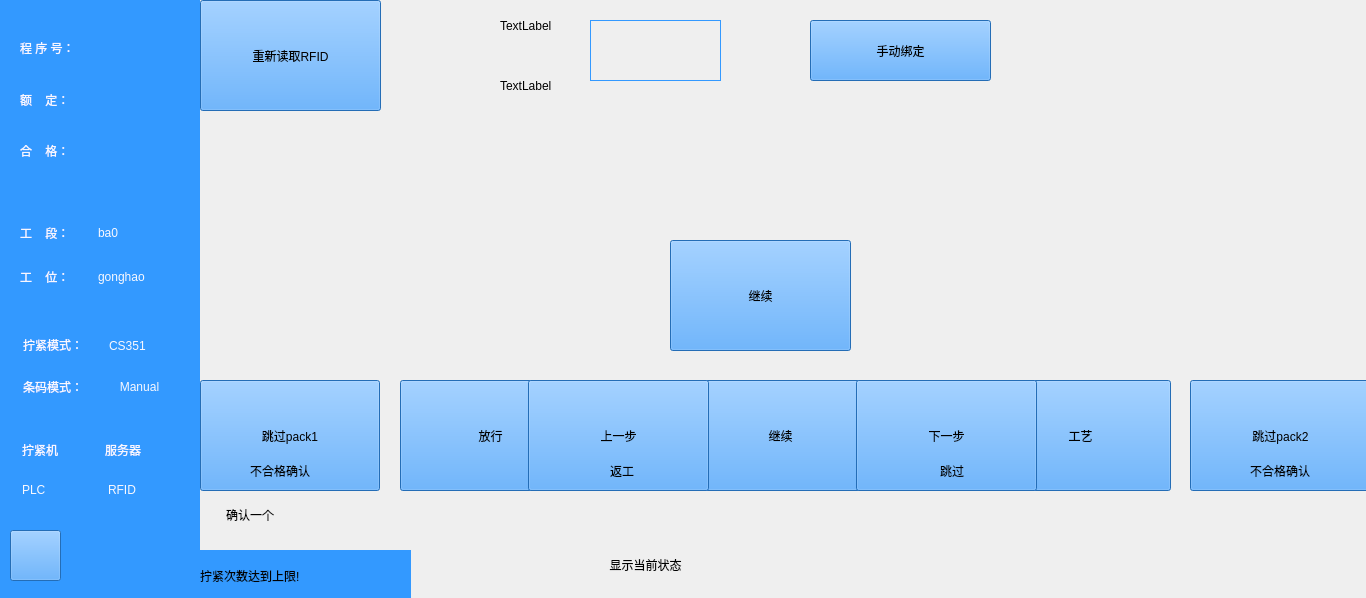
     <widget class="QWidget" name="widget_6" native="true">
      <property name="geometry">
       <rect>
        <x>0</x>
        <y>170</y>
        <width>1366</width>
        <height>598</height>
       </rect>
      </property>
      <widget class="QStackedWidget" name="stackedWidget_6">
       <property name="geometry">
        <rect>
         <x>0</x>
         <y>0</y>
         <width>1366</width>
         <height>598</height>
        </rect>
       </property>
       <property name="styleSheet">
        <string notr="true"/>
       </property>
       <property name="currentIndex">
        <number>0</number>
       </property>
       <widget class="QWidget" name="stackedWidget_6Page1">
        <widget class="QWidget" name="widget" native="true">
         <property name="geometry">
          <rect>
           <x>0</x>
           <y>0</y>
           <width>200</width>
           <height>598</height>
          </rect>
         </property>
         <property name="styleSheet">
          <string notr="true">background-color: rgb(51, 153, 255);</string>
         </property>
         <widget class="Line" name="line_2">
          <property name="geometry">
           <rect>
            <x>21</x>
            <y>191</y>
            <width>160</width>
            <height>5</height>
           </rect>
          </property>
          <property name="autoFillBackground">
           <bool>false</bool>
          </property>
          <property name="styleSheet">
           <string notr="true">border-image: url(:/LCD_CS351/LCD_CS351/logo/line.bmp);
background:transparent;</string>
          </property>
          <property name="midLineWidth">
           <number>0</number>
          </property>
          <property name="orientation">
           <enum>Qt::Horizontal</enum>
          </property>
         </widget>
         <widget class="Line" name="line_3">
          <property name="geometry">
           <rect>
            <x>20</x>
            <y>311</y>
            <width>160</width>
            <height>5</height>
           </rect>
          </property>
          <property name="styleSheet">
           <string notr="true">border-image: url(:/LCD_CS351/LCD_CS351/logo/line.bmp);
background:transparent;</string>
          </property>
          <property name="orientation">
           <enum>Qt::Horizontal</enum>
          </property>
         </widget>
         <widget class="Line" name="line">
          <property name="geometry">
           <rect>
            <x>20</x>
            <y>417</y>
            <width>160</width>
            <height>5</height>
           </rect>
          </property>
          <property name="styleSheet">
           <string notr="true">border-image: url(:/LCD_CS351/LCD_CS351/logo/line.bmp);
background:transparent;</string>
          </property>
          <property name="orientation">
           <enum>Qt::Horizontal</enum>
          </property>
         </widget>
         <widget class="QWidget" name="layoutWidget_3">
          <property name="geometry">
           <rect>
            <x>20</x>
            <y>214</y>
            <width>221</width>
            <height>81</height>
           </rect>
          </property>
          <layout class="QVBoxLayout" name="verticalLayout_2">
           <item>
            <layout class="QHBoxLayout" name="horizontalLayout_4" stretch="1,2">
             <item>
              <widget class="QLabel" name="label_4">
               <property name="styleSheet">
                <string notr="true">font: 12pt &quot;黑体&quot;;
color: rgb(248, 248, 255);</string>
               </property>
               <property name="text">
                <string>工    段：</string>
               </property>
              </widget>
             </item>
             <item>
              <widget class="QLabel" name="label_gongduan">
               <property name="styleSheet">
                <string notr="true">font: 12pt &quot;黑体&quot;;
color: rgb(248, 248, 255);</string>
               </property>
               <property name="text">
                <string>ba0</string>
               </property>
              </widget>
             </item>
            </layout>
           </item>
           <item>
            <layout class="QHBoxLayout" name="horizontalLayout_5" stretch="1,2">
             <item>
              <widget class="QLabel" name="label_5">
               <property name="styleSheet">
                <string notr="true">font: 12pt &quot;黑体&quot;;
color: rgb(248, 248, 255);</string>
               </property>
               <property name="text">
                <string>工    位：</string>
               </property>
              </widget>
             </item>
             <item>
              <widget class="QLabel" name="label_gongwei">
               <property name="styleSheet">
                <string notr="true">font: 12pt &quot;黑体&quot;;
color: rgb(248, 248, 255);</string>
               </property>
               <property name="text">
                <string>gonghao</string>
               </property>
              </widget>
             </item>
            </layout>
           </item>
          </layout>
         </widget>
         <widget class="QStackedWidget" name="stackedWidget_4">
          <property name="geometry">
           <rect>
            <x>20</x>
            <y>16</y>
            <width>181</width>
            <height>171</height>
           </rect>
          </property>
          <property name="currentIndex">
           <number>0</number>
          </property>
          <widget class="QWidget" name="stackedWidget_4Page1">
           <widget class="QWidget" name="layoutWidget5">
            <property name="geometry">
             <rect>
              <x>0</x>
              <y>67</y>
              <width>151</width>
              <height>33</height>
             </rect>
            </property>
            <layout class="QHBoxLayout" name="horizontalLayout_2">
             <item>
              <widget class="QLabel" name="label_2">
               <property name="styleSheet">
                <string notr="true">font: 12pt &quot;黑体&quot;;
color: rgb(248, 248, 255);</string>
               </property>
               <property name="text">
                <string>额    定：</string>
               </property>
              </widget>
             </item>
             <item>
              <widget class="QLabel" name="label_lsnum">
               <property name="styleSheet">
                <string notr="true">font: 12pt &quot;黑体&quot;;
color: rgb(248, 248, 255);</string>
               </property>
               <property name="text">
                <string/>
               </property>
              </widget>
             </item>
            </layout>
           </widget>
           <widget class="QWidget" name="layoutWidget4">
            <property name="geometry">
             <rect>
              <x>0</x>
              <y>118</y>
              <width>151</width>
              <height>33</height>
             </rect>
            </property>
            <layout class="QHBoxLayout" name="horizontalLayout_3">
             <item>
              <widget class="QLabel" name="label_3">
               <property name="styleSheet">
                <string notr="true">font: 12pt &quot;黑体&quot;;
color: rgb(248, 248, 255);</string>
               </property>
               <property name="text">
                <string>合    格：</string>
               </property>
              </widget>
             </item>
             <item>
              <widget class="QLabel" name="label_hege">
               <property name="styleSheet">
                <string notr="true">font: 12pt &quot;黑体&quot;;
color: rgb(248, 248, 255);</string>
               </property>
               <property name="text">
                <string/>
               </property>
              </widget>
             </item>
            </layout>
           </widget>
          </widget>
         </widget>
         <widget class="QLabel" name="label_7">
          <property name="geometry">
           <rect>
            <x>23</x>
            <y>377</y>
            <width>80</width>
            <height>19</height>
           </rect>
          </property>
          <property name="styleSheet">
           <string notr="true">font: 12pt &quot;黑体&quot;;
color: rgb(248, 248, 255);</string>
          </property>
          <property name="text">
           <string>条码模式：</string>
          </property>
         </widget>
         <widget class="QLabel" name="label_8">
          <property name="geometry">
           <rect>
            <x>22</x>
            <y>442</y>
            <width>54</width>
            <height>16</height>
           </rect>
          </property>
          <property name="styleSheet">
           <string notr="true">font: 12pt &quot;黑体&quot;;
color: rgb(248, 248, 255);</string>
          </property>
          <property name="text">
           <string>拧紧机</string>
          </property>
         </widget>
         <widget class="QLabel" name="label_ss1">
          <property name="geometry">
           <rect>
            <x>78</x>
            <y>442</y>
            <width>16</width>
            <height>16</height>
           </rect>
          </property>
          <property name="styleSheet">
           <string notr="true">border-image: url(:/LCD_CS351/LCD_CS351/35_all/69.bmp);</string>
          </property>
          <property name="text">
           <string/>
          </property>
         </widget>
         <widget class="QLabel" name="label_9">
          <property name="geometry">
           <rect>
            <x>105</x>
            <y>442</y>
            <width>54</width>
            <height>16</height>
           </rect>
          </property>
          <property name="styleSheet">
           <string notr="true">font: 12pt &quot;黑体&quot;;
color: rgb(248, 248, 255);</string>
          </property>
          <property name="text">
           <string>服务器</string>
          </property>
         </widget>
         <widget class="QLabel" name="label_ss2">
          <property name="geometry">
           <rect>
            <x>159</x>
            <y>442</y>
            <width>16</width>
            <height>16</height>
           </rect>
          </property>
          <property name="styleSheet">
           <string notr="true">border-image: url(:/LCD_CS351/LCD_CS351/35_all/69.bmp);</string>
          </property>
          <property name="text">
           <string/>
          </property>
         </widget>
         <widget class="QLabel" name="label_10">
          <property name="geometry">
           <rect>
            <x>22</x>
            <y>482</y>
            <width>54</width>
            <height>16</height>
           </rect>
          </property>
          <property name="styleSheet">
           <string notr="true">font: 12pt &quot;黑体&quot;;
color: rgb(248, 248, 255);</string>
          </property>
          <property name="text">
           <string>PLC</string>
          </property>
         </widget>
         <widget class="QLabel" name="label_ss3">
          <property name="geometry">
           <rect>
            <x>78</x>
            <y>482</y>
            <width>16</width>
            <height>16</height>
           </rect>
          </property>
          <property name="styleSheet">
           <string notr="true">border-image: url(:/LCD_CS351/LCD_CS351/35_all/69.bmp);</string>
          </property>
          <property name="text">
           <string/>
          </property>
         </widget>
         <widget class="QLabel" name="label_11">
          <property name="geometry">
           <rect>
            <x>108</x>
            <y>482</y>
            <width>54</width>
            <height>16</height>
           </rect>
          </property>
          <property name="styleSheet">
           <string notr="true">font: 12pt &quot;黑体&quot;;
color: rgb(248, 248, 255);</string>
          </property>
          <property name="text">
           <string>RFID </string>
          </property>
         </widget>
         <widget class="QLabel" name="label_ss4">
          <property name="geometry">
           <rect>
            <x>159</x>
            <y>482</y>
            <width>16</width>
            <height>16</height>
           </rect>
          </property>
          <property name="styleSheet">
           <string notr="true">border-image: url(:/LCD_CS351/LCD_CS351/35_all/69.bmp);</string>
          </property>
          <property name="text">
           <string/>
          </property>
         </widget>
         <widget class="QLabel" name="label_16">
          <property name="geometry">
           <rect>
            <x>23</x>
            <y>335</y>
            <width>80</width>
            <height>19</height>
           </rect>
          </property>
          <property name="styleSheet">
           <string notr="true">font: 12pt &quot;黑体&quot;;
color: rgb(248, 248, 255);</string>
          </property>
          <property name="text">
           <string>拧紧模式：</string>
          </property>
         </widget>
         <widget class="QLabel" name="label_tighten">
          <property name="geometry">
           <rect>
            <x>109</x>
            <y>330</y>
            <width>71</width>
            <height>31</height>
           </rect>
          </property>
          <property name="layoutDirection">
           <enum>Qt::LeftToRight</enum>
          </property>
          <property name="styleSheet">
           <string notr="true">font: 12pt &quot;黑体&quot;;
color: rgb(248, 248, 255);</string>
          </property>
          <property name="text">
           <string>CS351</string>
          </property>
          <property name="alignment">
           <set>Qt::AlignLeading|Qt::AlignLeft|Qt::AlignVCenter</set>
          </property>
         </widget>
         <widget class="QPushButton" name="pushButton_tiaoma">
          <property name="geometry">
           <rect>
            <x>109</x>
            <y>361</y>
            <width>61</width>
            <height>51</height>
           </rect>
          </property>
          <property name="focusPolicy">
           <enum>Qt::NoFocus</enum>
          </property>
          <property name="styleSheet">
           <string notr="true">font: 12pt &quot;黑体&quot;;
color: rgb(248, 248, 255);
border-image: url(:/LCD_CS351/LCD_CS351/35_all/67.bmp);</string>
          </property>
          <property name="text">
           <string>Manual</string>
          </property>
          <property name="autoDefault">
           <bool>true</bool>
          </property>
          <property name="flat">
           <bool>true</bool>
          </property>
         </widget>
         <widget class="QPushButton" name="pushButton_18">
          <property name="geometry">
           <rect>
            <x>10</x>
            <y>530</y>
            <width>51</width>
            <height>51</height>
           </rect>
          </property>
          <property name="focusPolicy">
           <enum>Qt::NoFocus</enum>
          </property>
          <property name="styleSheet">
           <string notr="true">border-image: url(:/LCD_CS351/LCD_CS351/logo/back2.png);</string>
          </property>
          <property name="text">
           <string/>
          </property>
          <property name="autoDefault">
           <bool>false</bool>
          </property>
         </widget>
         <widget class="QWidget" name="widget_pro" native="true">
          <property name="geometry">
           <rect>
            <x>20</x>
            <y>32</y>
            <width>151</width>
            <height>31</height>
           </rect>
          </property>
          <widget class="QLabel" name="label">
           <property name="geometry">
            <rect>
             <x>0</x>
             <y>1</y>
             <width>81</width>
             <height>29</height>
            </rect>
           </property>
           <property name="styleSheet">
            <string notr="true">font: 12pt &quot;黑体&quot;;
color: rgb(248, 248, 255);</string>
           </property>
           <property name="text">
            <string>程 序 号：</string>
           </property>
          </widget>
          <widget class="QLabel" name="label_pronum">
           <property name="geometry">
            <rect>
             <x>80</x>
             <y>1</y>
             <width>71</width>
             <height>29</height>
            </rect>
           </property>
           <property name="styleSheet">
            <string notr="true">font: 12pt &quot;黑体&quot;;
color: rgb(248, 248, 255);</string>
           </property>
           <property name="text">
            <string/>
           </property>
          </widget>
         </widget>
         <zorder>label_8</zorder>
         <zorder>label_ss1</zorder>
         <zorder>label_9</zorder>
         <zorder>label_ss2</zorder>
         <zorder>label_10</zorder>
         <zorder>label_ss3</zorder>
         <zorder>label_11</zorder>
         <zorder>label_ss4</zorder>
         <zorder>label_7</zorder>
         <zorder>line_2</zorder>
         <zorder>line_3</zorder>
         <zorder>line</zorder>
         <zorder>layoutWidget_3</zorder>
         <zorder>stackedWidget_4</zorder>
         <zorder>label_16</zorder>
         <zorder>label_tighten</zorder>
         <zorder>pushButton_tiaoma</zorder>
         <zorder>pushButton_18</zorder>
         <zorder>widget_pro</zorder>
        </widget>
        <widget class="QPushButton" name="pushButton_17">
         <property name="geometry">
          <rect>
           <x>210</x>
           <y>500</y>
           <width>80</width>
           <height>30</height>
          </rect>
         </property>
         <property name="focusPolicy">
          <enum>Qt::NoFocus</enum>
         </property>
         <property name="styleSheet">
          <string notr="true">background:transparent;</string>
         </property>
         <property name="text">
          <string>确认一个</string>
         </property>
         <property name="flat">
          <bool>true</bool>
         </property>
        </widget>
        <widget class="QPushButton" name="pushButton_reset">
         <property name="geometry">
          <rect>
           <x>209</x>
           <y>550</y>
           <width>80</width>
           <height>30</height>
          </rect>
         </property>
         <property name="focusPolicy">
          <enum>Qt::NoFocus</enum>
         </property>
         <property name="styleSheet">
          <string notr="true"/>
         </property>
         <property name="text">
          <string>确认全部</string>
         </property>
         <property name="flat">
          <bool>true</bool>
         </property>
        </widget>
        <widget class="QStackedWidget" name="stackedWidget_2">
         <property name="geometry">
          <rect>
           <x>200</x>
           <y>0</y>
           <width>1166</width>
           <height>598</height>
          </rect>
         </property>
         <property name="styleSheet">
          <string notr="true">background:transparent;</string>
         </property>
         <property name="currentIndex">
          <number>0</number>
         </property>
         <widget class="QWidget" name="page_5">
          <widget class="QLabel" name="label_pdmarea">
           <property name="enabled">
            <bool>false</bool>
           </property>
           <property name="geometry">
            <rect>
             <x>0</x>
             <y>0</y>
             <width>1166</width>
             <height>598</height>
            </rect>
           </property>
           <property name="styleSheet">
            <string notr="true">border-image: url(:/LCD_CS351/LCD_CS351/DWIN_SET/home_BYD.bmp);</string>
           </property>
           <property name="text">
            <string/>
           </property>
           <property name="alignment">
            <set>Qt::AlignCenter</set>
           </property>
          </widget>
          <widget class="QPushButton" name="pushButton_errorGo">
           <property name="geometry">
            <rect>
             <x>200</x>
             <y>380</y>
             <width>181</width>
             <height>111</height>
            </rect>
           </property>
           <property name="styleSheet">
            <string notr="true">background-color: rgb(51, 153, 255);
font: 16pt &quot;Sans Serif&quot;;</string>
           </property>
           <property name="text">
            <string>放行</string>
           </property>
          </widget>
          <widget class="QPushButton" name="pushButton_errorContinue">
           <property name="geometry">
            <rect>
             <x>490</x>
             <y>380</y>
             <width>181</width>
             <height>111</height>
            </rect>
           </property>
           <property name="styleSheet">
            <string notr="true">background-color: rgb(51, 153, 255);
font: 16pt &quot;Sans Serif&quot;;</string>
           </property>
           <property name="text">
            <string>继续</string>
           </property>
          </widget>
          <widget class="QPushButton" name="pushButton_errorContinue_2">
           <property name="geometry">
            <rect>
             <x>790</x>
             <y>380</y>
             <width>181</width>
             <height>111</height>
            </rect>
           </property>
           <property name="styleSheet">
            <string notr="true">background-color: rgb(51, 153, 255);
font: 16pt &quot;Sans Serif&quot;;</string>
           </property>
           <property name="text">
            <string>工艺</string>
           </property>
          </widget>
          <widget class="QPushButton" name="pushButton_deep1">
           <property name="geometry">
            <rect>
             <x>0</x>
             <y>380</y>
             <width>180</width>
             <height>111</height>
            </rect>
           </property>
           <property name="styleSheet">
            <string notr="true">background-color: rgb(51, 153, 255);
font: 16pt &quot;Sans Serif&quot;;</string>
           </property>
           <property name="text">
            <string>跳过pack1</string>
           </property>
          </widget>
          <widget class="QPushButton" name="pushButton_deepUp">
           <property name="geometry">
            <rect>
             <x>328</x>
             <y>380</y>
             <width>181</width>
             <height>111</height>
            </rect>
           </property>
           <property name="styleSheet">
            <string notr="true">background-color: rgb(51, 153, 255);
font: 16pt &quot;Sans Serif&quot;;</string>
           </property>
           <property name="text">
            <string>上一步</string>
           </property>
          </widget>
          <widget class="QPushButton" name="pushButton_deepDown">
           <property name="geometry">
            <rect>
             <x>656</x>
             <y>380</y>
             <width>181</width>
             <height>111</height>
            </rect>
           </property>
           <property name="styleSheet">
            <string notr="true">background-color: rgb(51, 153, 255);
font: 16pt &quot;Sans Serif&quot;;</string>
           </property>
           <property name="text">
            <string>下一步</string>
           </property>
          </widget>
          <widget class="QPushButton" name="pushButton_deep2">
           <property name="geometry">
            <rect>
             <x>990</x>
             <y>380</y>
             <width>181</width>
             <height>111</height>
            </rect>
           </property>
           <property name="styleSheet">
            <string notr="true">background-color: rgb(51, 153, 255);
font: 16pt &quot;Sans Serif&quot;;</string>
           </property>
           <property name="text">
            <string>跳过pack2</string>
           </property>
          </widget>
          <widget class="QLabel" name="label_6">
           <property name="geometry">
            <rect>
             <x>50</x>
             <y>460</y>
             <width>91</width>
             <height>21</height>
            </rect>
           </property>
           <property name="text">
            <string>不合格确认</string>
           </property>
          </widget>
          <widget class="QLabel" name="label_13">
           <property name="geometry">
            <rect>
             <x>1050</x>
             <y>460</y>
             <width>91</width>
             <height>21</height>
            </rect>
           </property>
           <property name="text">
            <string>不合格确认</string>
           </property>
          </widget>
          <widget class="QLabel" name="label_12">
           <property name="geometry">
            <rect>
             <x>980</x>
             <y>570</y>
             <width>171</width>
             <height>21</height>
            </rect>
           </property>
           <property name="styleSheet">
            <string notr="true">background:transparent;
color: rgb(51, 153, 255);
font: 12pt &quot;黑体&quot;;</string>
           </property>
           <property name="text">
            <string/>
           </property>
          </widget>
          <widget class="QLabel" name="label_14">
           <property name="geometry">
            <rect>
             <x>410</x>
             <y>460</y>
             <width>91</width>
             <height>21</height>
            </rect>
           </property>
           <property name="text">
            <string>返工</string>
           </property>
          </widget>
          <widget class="QLabel" name="label_15">
           <property name="geometry">
            <rect>
             <x>740</x>
             <y>460</y>
             <width>91</width>
             <height>21</height>
            </rect>
           </property>
           <property name="text">
            <string>跳过</string>
           </property>
          </widget>
          <widget class="QPushButton" name="pushButton_readRFID">
           <property name="geometry">
            <rect>
             <x>0</x>
             <y>0</y>
             <width>181</width>
             <height>111</height>
            </rect>
           </property>
           <property name="styleSheet">
            <string notr="true">background-color: rgb(51, 153, 255);
font: 16pt &quot;Sans Serif&quot;;</string>
           </property>
           <property name="text">
            <string>重新读取RFID</string>
           </property>
          </widget>
          <widget class="RollSubtitleLable" name="label_showState">
           <property name="geometry">
            <rect>
             <x>0</x>
             <y>540</y>
             <width>891</width>
             <height>51</height>
            </rect>
           </property>
           <property name="styleSheet">
            <string notr="true">font: 16pt &quot;Sans Serif&quot;;</string>
           </property>
           <property name="text">
            <string>&lt;html&gt;&lt;head/&gt;&lt;body&gt;&lt;p align=&quot;center&quot;&gt;显示当前状态&lt;/p&gt;&lt;/body&gt;&lt;/html&gt;</string>
           </property>
          </widget>
          <widget class="QPushButton" name="pushButton_Go">
           <property name="geometry">
            <rect>
             <x>470</x>
             <y>240</y>
             <width>181</width>
             <height>111</height>
            </rect>
           </property>
           <property name="styleSheet">
            <string notr="true">background-color: rgb(51, 153, 255);
font: 27pt &quot;Sans Serif&quot;;</string>
           </property>
           <property name="text">
            <string>继续</string>
           </property>
          </widget>
          <widget class="QLabel" name="label_AEN">
           <property name="geometry">
            <rect>
             <x>300</x>
             <y>10</y>
             <width>281</width>
             <height>31</height>
            </rect>
           </property>
           <property name="text">
            <string>TextLabel</string>
           </property>
          </widget>
          <widget class="QLabel" name="label_YEN">
           <property name="geometry">
            <rect>
             <x>300</x>
             <y>70</y>
             <width>281</width>
             <height>31</height>
            </rect>
           </property>
           <property name="text">
            <string>TextLabel</string>
           </property>
          </widget>
          <widget class="QLabel" name="label_tishu">
           <property name="geometry">
            <rect>
             <x>0</x>
             <y>550</y>
             <width>211</width>
             <height>51</height>
            </rect>
           </property>
           <property name="styleSheet">
            <string notr="true">background-color: rgb(51, 153, 255);
font: 16pt &quot;Sans Serif&quot;;</string>
           </property>
           <property name="text">
            <string>拧紧次数达到上限!</string>
           </property>
          </widget>
          <widget class="QLineEdit" name="lineEdit_M020LineEdit">
           <property name="geometry">
            <rect>
             <x>390</x>
             <y>20</y>
             <width>131</width>
             <height>61</height>
            </rect>
           </property>
           <property name="font">
            <font>
             <family>Arial</family>
             <pointsize>17</pointsize>
             <weight>50</weight>
             <italic>false</italic>
             <bold>false</bold>
            </font>
           </property>
           <property name="focusPolicy">
            <enum>Qt::ClickFocus</enum>
           </property>
           <property name="autoFillBackground">
            <bool>false</bool>
           </property>
           <property name="styleSheet">
            <string notr="true">font: 17pt &quot;Arial&quot;;
border-width:1px; 
border-style:solid; 
border-color:rgb(51, 153, 255); 
margin-top: 0ex;</string>
           </property>
          </widget>
          <widget class="QPushButton" name="pushButton_M020SendPost">
           <property name="geometry">
            <rect>
             <x>610</x>
             <y>20</y>
             <width>181</width>
             <height>61</height>
            </rect>
           </property>
           <property name="styleSheet">
            <string notr="true">background-color: rgb(51, 153, 255);
font: 27pt &quot;Sans Serif&quot;;</string>
           </property>
           <property name="text">
            <string>手动绑定</string>
           </property>
          </widget>
          <widget class="QLabel" name="label_m020Result">
           <property name="geometry">
            <rect>
             <x>390</x>
             <y>110</y>
             <width>461</width>
             <height>51</height>
            </rect>
           </property>
           <property name="styleSheet">
            <string notr="true">font: 27pt &quot;黑体&quot;;
color: rgb(255, 0, 0);</string>
           </property>
           <property name="text">
            <string/>
           </property>
          </widget>
          <widget class="QLabel" name="label_m020Pack1Sn">
           <property name="geometry">
            <rect>
             <x>390</x>
             <y>160</y>
             <width>491</width>
             <height>51</height>
            </rect>
           </property>
           <property name="styleSheet">
            <string notr="true">font: 27pt &quot;黑体&quot;;
color: rgb(255, 0, 0);</string>
           </property>
           <property name="text">
            <string/>
           </property>
          </widget>
          <widget class="QLabel" name="label_m020Pqck2SN">
           <property name="geometry">
            <rect>
             <x>390</x>
             <y>240</y>
             <width>491</width>
             <height>51</height>
            </rect>
           </property>
           <property name="styleSheet">
            <string notr="true">font: 27pt &quot;黑体&quot;;
color: rgb(255, 0, 0);</string>
           </property>
           <property name="text">
            <string/>
           </property>
          </widget>
         </widget>
         <widget class="QWidget" name="page_6">
          <property name="styleSheet">
           <string notr="true"/>
          </property>
         </widget>
        </widget>
        <widget class="QLabel" name="label_battery">
         <property name="geometry">
          <rect>
           <x>1138</x>
           <y>574</y>
           <width>28</width>
           <height>14</height>
          </rect>
         </property>
         <property name="styleSheet">
          <string notr="true">background:transparent;
border-image: url(:/LCD_CS351/LCD_CS351/logo/battery.png);</string>
         </property>
         <property name="text">
          <string/>
         </property>
        </widget>
        <widget class="QLabel" name="label_wifi">
         <property name="geometry">
          <rect>
           <x>1100</x>
           <y>573</y>
           <width>23</width>
           <height>18</height>
          </rect>
         </property>
         <property name="styleSheet">
          <string notr="true">background:transparent;
border-image: url(:/LCD_CS351/LCD_CS351/logo/wifi.png);</string>
         </property>
         <property name="text">
          <string/>
         </property>
        </widget>
       </widget>
      </widget>
     </widget>
